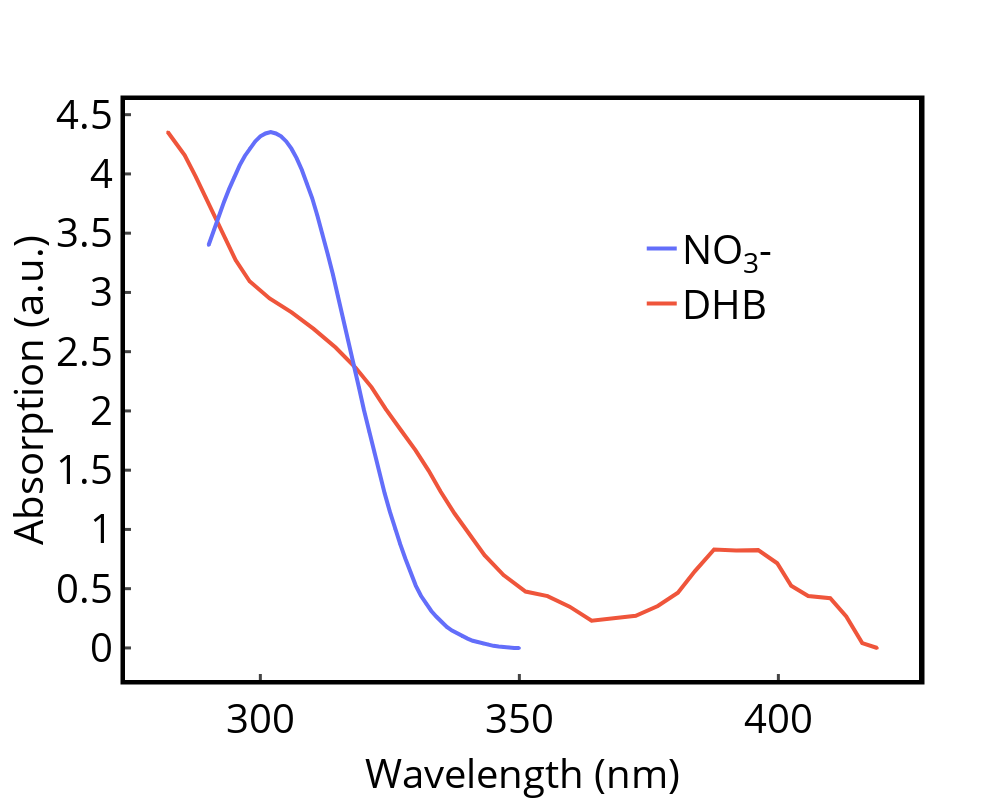

The notebook cell saved with this chart:
### Code cell
# new_cross_section_nitrate['wavelength']=wavelength
# new_cross_section_nitrate['molar_absorption_coefficients']=molar_absorption_coefficients.values
fig_1= go.Figure()
fig_1.add_trace(go.Scatter(x= new_cross_section_nitrate.index,y= new_cross_section_nitrate['molecular_cross_section']*1e20,yaxis = "y2",mode='markers+lines',marker_size=3,line_width=4,
                           name="NO<sub>3</sub>-<sup></sup>"))
fig_1.add_trace(go.Scatter(x= wavelength,y=absorption*1e4,yaxis = "y1",mode='markers+lines',marker_size=3,line_width=4,name="DHB"))

fig_1.update_layout(title='',titlefont=dict(color="black",size=25))
fig_1.update_layout( bargap=0)

fig_1.update_layout(
  plot_bgcolor = 'white',paper_bgcolor = 'white',autosize=False,width=1000, height=800,
    xaxis=dict( title="Wavelength (nm)",titlefont=dict(color="black",size=40),ticklen=6,tickwidth=3,  dtick = 50,
               showline=True, mirror= True,tickfont=dict(color='black',size=40 ),linecolor="black", linewidth=4.5,ticks='inside'),
    yaxis=dict( title='Absorption (a.u.)', zeroline=False,
              #  range=[0,4.5],
               titlefont=dict(color="black",size=40),mirror= True,tickfont=dict(color='black',size=40 ),linecolor="black", linewidth=4.5,ticks='inside',ticklen=6,tickwidth=3,
               ),
    yaxis2=dict(title='',titlefont=dict(color="black",size=40),tickfont=dict(color="black" ,size=40),ticks='inside',
                anchor="free",overlaying="y", side="right", position=1, ticklen=0,tickwidth=3,linecolor="black", linewidth=2,showticklabels = False) )
fig_1.update_layout(legend=dict(yanchor="top",y=0.8 ,xanchor="left",x=0.65,  font=dict( size=40,color="black")))
fig_1.update_layout(xaxis=dict(showgrid=False),
              yaxis=dict(showgrid=False)
)
config = {'displayModeBar': True}
fig_1.show(config=config)
# fig_1.write_html('cross_section_actinic_flux_202309051909.html')
fig_1.write_image('DHB_nitrate_absorption.png')

### Figure 1 — Plotly figure (JSON) as saved in the notebook; plotly's stock layout.template omitted (floating-point values rounded to 4 significant figures)
{"data": [{"line": {"width": 4}, "marker": {"size": 3}, "mode": "markers+lines", "name": "NO<sub>3</sub>-<sup></sup>", "type": "scatter", "x": [290, 291, 292, 293, 294, 295, 296, 297, 298, 299, 300, 301, 302, 303, 304, 305, 306, 307, 308, 309, 310, 311, 312, 313, 314, 315, 316, 317, 318, 319, 320, 321, 322, 323, 324, 325, 326, 327, 328, 329, 330, 331, 332, 333, 334, 335, 336, 337, 338, 339, 340, 341, 342, 343, 344, 345, 346, 347, 348, 349, 350], "y": [2.134, 2.214, 2.29, 2.363, 2.432, 2.497, 2.554, 2.604, 2.646, 2.68, 2.707, 2.722, 2.73, 2.722, 2.707, 2.68, 2.642, 2.592, 2.531, 2.459, 2.382, 2.29, 2.195, 2.088, 1.981, 1.866, 1.747, 1.629, 1.506, 1.388, 1.266, 1.151, 1.04, 0.9329, 0.8259, 0.7303, 0.6385, 0.5582, 0.4818, 0.4129, 0.3403, 0.2868, 0.2447, 0.2065, 0.1759, 0.1491, 0.1224, 0.1032, 0.08794, 0.07265, 0.06118, 0.04971, 0.04206, 0.03441, 0.03059, 0.02294, 0.01912, 0.01529, 0.01529, 0.01147, 0.01147], "yaxis": "y2"}, {"line": {"width": 4}, "marker": {"size": 3}, "mode": "markers+lines", "name": "DHB", "type": "scatter", "x": [282.1, 285.4, 287.5, 289.4, 291.4, 293.3, 295.2, 297.9, 301.8, 306.0, 310.3, 314.5, 318.4, 321.5, 324.2, 327.1, 330.0, 332.5, 334.8, 337.5, 340.4, 343.3, 346.9, 351.2, 355.4, 359.7, 364.0, 368.2, 372.5, 376.7, 380.6, 383.9, 387.6, 391.8, 396.1, 399.8, 402.5, 405.8, 410.0, 413.1, 416.2, 419.1], "y": [4.354, 4.158, 3.977, 3.805, 3.63, 3.452, 3.273, 3.094, 2.949, 2.831, 2.693, 2.535, 2.365, 2.199, 2.017, 1.842, 1.668, 1.496, 1.32, 1.134, 0.9601, 0.7824, 0.6151, 0.4756, 0.4373, 0.3485, 0.23, 0.248, 0.2712, 0.3535, 0.4658, 0.6483, 0.8312, 0.8225, 0.8254, 0.7148, 0.5241, 0.4388, 0.42, 0.2649, 0.04137, -0.0005376], "yaxis": "y"}], "layout": {"autosize": false, "bargap": 0, "height": 800, "legend": {"font": {"color": "black", "size": 40}, "x": 0.65, "xanchor": "left", "y": 0.8, "yanchor": "top"}, "paper_bgcolor": "white", "plot_bgcolor": "white", "title": {"font": {"color": "black", "size": 25}, "text": ""}, "width": 1000, "xaxis": {"dtick": 50, "linecolor": "black", "linewidth": 4.5, "mirror": true, "showgrid": false, "showline": true, "tickfont": {"color": "black", "size": 40}, "ticklen": 6, "ticks": "inside", "tickwidth": 3, "title": {"font": {"color": "black", "size": 40}, "text": "Wavelength (nm)"}}, "yaxis": {"linecolor": "black", "linewidth": 4.5, "mirror": true, "showgrid": false, "tickfont": {"color": "black", "size": 40}, "ticklen": 6, "ticks": "inside", "tickwidth": 3, "title": {"font": {"color": "black", "size": 40}, "text": "Absorption (a.u.)"}, "zeroline": false}, "yaxis2": {"anchor": "free", "linecolor": "black", "linewidth": 2, "overlaying": "y", "position": 1, "showticklabels": false, "side": "right", "tickfont": {"color": "black", "size": 40}, "ticklen": 0, "ticks": "inside", "tickwidth": 3, "title": {"font": {"color": "black", "size": 40}, "text": ""}}}}
